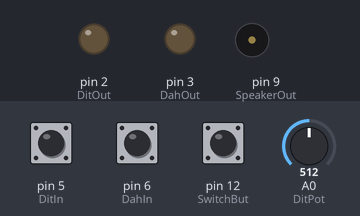
The sketch below on a simulated Arduino Leonardo, built with avr-gcc and run on an emulated ATmega32U4. On the bench: output pins drawn as LEDs (lit = HIGH), buzzer (waves = sounding). Inputs (shaded band) come from the test bench; at power-on: pin 5 (DitIn) HIGH, pin 6 (DahIn) HIGH, pin 12 (SwitchBut) HIGH, A0 (DitPot) = 512. USB keyboard and mouse output is not drawn; what the sketch prints to the serial monitor is not drawn.

Above: at 1.2 s.
1.3 s: pin 5 (DitIn) pulled LOW for 0.15 s
At 1.37 s:
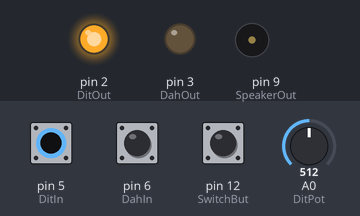
2.9 s: pin 6 (DahIn) pulled LOW for 0.15 s
At 2.97 s:
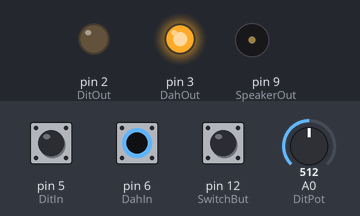
4.5 s: pin 12 (SwitchBut) pulled LOW for 0.15 s
At 5.1 s:
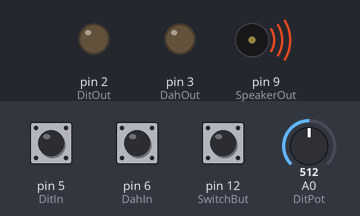
6.7 s: pin 5 (DitIn) pulled LOW for 1 s
At 6.8 s:
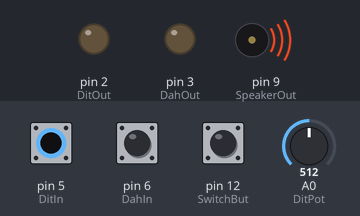
9.7 s: pin 6 (DahIn) pulled LOW for 1 s
At 11.2 s:
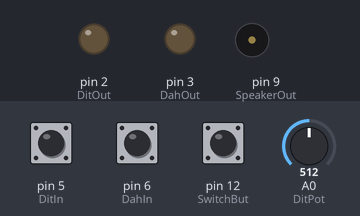
12.7 s: pin 6 (DahIn) pulled LOW for 3.2 s
At 12.97 s:
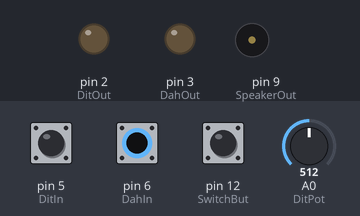
Timing chart, 0 to 17.4 s (numbered marks = the images above; inputs shaded):
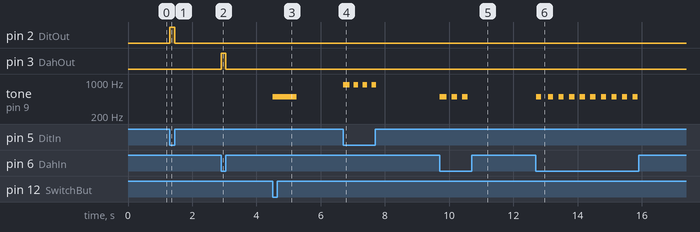

The sketch:

SwitchSwitchKeyboard3.ino
`````````````````````````````````````````````````````````````````````````````````````````cpp
#define RF false
#define DEBUG true

#include <Keyboard.h>

#if RF
  #include <SPI.h>
  #include "nRF24L01.h"
  #include "RF24.h"
#endif

//Revision History
//
//4/11/2018:  Added a new state to send alternate keystrokes.  KJF

//Switch Switch Keyboard
//Purpose:
//  The basic intent of this device is to take relay switch events (open/closed) to various destinations for 2 switches.
//  Right now, there are three destinations defined:
//    1.  Physical switches.
//        This just relays the switch stats to a device physically connected using 2n2222a open collector transistors.
//    2.  GBoard Keyboard.
//        If you plug the device into a host via USB, it is recognized as a keyboard.
//        It will send keyboard strokes when the switches are closed.  Close one switch, it sends one character.
//        Close another switch, it sends another.
//        These characters a specified in the code.
//        These keyboard strokes are "pulsed", using an interval specified in the code.
//    3.  RF.
//        Sends data into the atmosphere using a NRF24L01.
//        One switch sends one set of data.  The other switch sends the other.
//        A seperate device can "catch" this data, and do what it would like with them.
//        The intent is for the other device to mimic the switch states.
//        *******
//        Right now, only one RF destination is defined.
//        It would be easy to create additional states for additional intended destinations.


//Pin Assignments:
//------------------------------------------------------------------------------------------
//These pin assignments are specific to the Arduino Leonardo.
//The NRF24L01 RF component uses these specific pins located in the ICSP BUS of the Leonardo:
//MOSI -> MOSI
//MISO -> MISO
//SCK -> SCK
//
//VCC goes to 3.3V on Ardunio.
//Ground goes to Ground.
const int RFCS = 7;  //CE for NRF24L01
const int RFCE = 8;  //CSN for NRF24L01

const int DitIn = 5;  //This is the digital pin to connect the dit switch
const int DahIn = 6; //This is the digitial pin to connect the dah switch

const int DitOut = 2;   //When in TM mode, this sends the dit switch states to the TM.
const int DahOut = 3;   //When in TM mode, this sends the dah switch states to the TM.

const int SpeakerOut = 9;  //The speaker pin.

const int DitPot = A0;  //Analog port for Dit Potent to adjust speed.
const int DahPot = A1;  //Analog port for Dah Potent to adjust speed.

const int SwitchBut = 12; // Switch states with button.

const int SWITCH_BY_TIME = 1;
const int SWITCH_BY_SWITCH = 2;
//----------------------------------------------------------------------------------------------


//Configurations
//----------------------------------------------------------------------------------------------

//The amount of time (ms) before scrolling through the outpuut destinations.
unsigned long STATE_SWITCH_TIME = 3000;

//These are the codes that the receiver is expecting to receive for DIT's and DAH's.
//Eventually, this should be changed to a value set by the end user, such as through DIP switches.
//But for now, this will need to be changed on both the TX and the RX code.
const int DitID = 'A';
const int DahID = 'B';

//When the device is in mode STATE_GB, these define the frequency for sending the Dit and Dah keyboard characters
const int DitTime = 400;
const int DahTime = 450;

//These set what character to send when in GB mode.
const char DitChar = '.';
const char DahChar = '-';

//const char ScanCode1 = '`';
//const char ScanCode2 = '~';
const char ScanCode1 = KEY_F11;
const char ScanCode2 = KEY_F12;


const int DitTone = 880;
const int DahTone = 500;

int SwitchWith = SWITCH_BY_SWITCH;

const int MUTE = false;

const int SpeedSense = 4; //This is the factor used to adjust the sensitivity of the Potet for speed adjustments.
                          //The potent returns a value between about 0 and 1000.
                          //We subtract the value of the potent divided by the SpeedSense value.
                          //A lower number makes the sensitivity of the potent greater.


//Switches can be noisy.  When a switch is closed, it can produce many intermittened openings and closures which should be ignored.
//Debouncing the switches can eliminate this noise.
const long debounceDelay = 100;    // the debounce time; increase if the output flickers

//-------------------------------------------------------------------------------------------------


//Variable Assignments and Declarations
//-------------------------------------------------------------------------------------------------
int msg[1];  //Stores the message to be set via RF

long lastDebounceTime = 0;  // the last time the output pin was toggled

//The available states that are achieved by holding down a switch.
//TODO:  These should be put into an array.
const int STATE_PSY = 1;
const int STATE_GB = 2;
const int STATE_SCAN = 3;
const int STATE_RF1 = 4;

//Tracks what state is it in
int State = STATE_PSY;

int CurrentDitTime = DitTime;
int CurrentDahTime = DahTime;

int LastSwitchBut = 1;
int ThisSwitchBut = 1;


//These variables keep track of how long a switch was held.
unsigned long DitDownStart = 0;
unsigned long DahDownStart = 0;

char buf[4];

//When we are in a keyboard mode, we want to send the first character as soon as a switch is hit.  But only once.
//This keeps track of that for us.
int DitPlayFirst = true;
int DahPlayFirst = true;

#if RF
  RF24 radio(RFCS,RFCE);  //Declare the radio channel
  const uint64_t pipe = 0xE8E8F0F0E1LL;  //Define a pipe to send the radio communicato through
#endif

//---------------------------------------------------------------------------------------------------

void setup()
{

#if RF
  radio.begin();
  radio.openWritingPipe(pipe);
#endif

  //Set up our pins
  pinMode(DitIn, INPUT_PULLUP);
  pinMode(DahIn, INPUT_PULLUP);
  pinMode(DitOut,OUTPUT);
  pinMode(DahOut,OUTPUT);
  pinMode(SpeakerOut, OUTPUT);

  pinMode(SwitchBut, INPUT_PULLUP);

#if Debug
  //Set for debugging.
  Serial.begin(9600);
#endif

  //Begin the keyboard handler
  Keyboard.begin();
}


void loop()
{


  ThisSwitchBut = digitalRead(SwitchBut);

  if((ThisSwitchBut == LOW) && (LastSwitchBut != ThisSwitchBut) && SwitchWith == SWITCH_BY_SWITCH)
  {
#if DEBUG
    dbgln("Switch button hit");
#endif
    IncrementState();
    //LastSwitchBut = ThisSwitchBut;
    delay(500);
  }

  LastSwitchBut = ThisSwitchBut;


  //If the Dit swtich is closed

  if (digitalRead(DitIn) == LOW)
    {


    //If it is in PYSICAL state
    //`````````````````````````````````````````````````
    if (State == STATE_PSY)
    {
#if DEBUG
      dbgln("Dit was Hit");
      dbgln("We are in the physical state, so send HIGH to the DitOut Pin");
#endif
      //Close the physical Switch
      digitalWrite(DitOut,HIGH);
    }
    //``````````````````````````````````````````````````


#if RF
    //If it is in RF1 State
    //```````````````````````````````````````````````````
    if (State == STATE_RF1)
    {

#if DEBUG
      dbgln("Dit was Hit");
      dbg("We are in the RF State, so send ");
      dbg(DitID);
      dbg(" to the pipe");
#endif
      //Send the RF data
      msg[0] = DitID;
      radio.write(msg,1);

    }
    //```````````````````````````````````````````````````
#endif


    //If it in GB state, AND the debounce interval has not elapsed.
    //``````````````````````````````````````````````````````````````````````````````````````

    if (State == STATE_GB || State == STATE_SCAN)
    {
#if DEBUG
      dbgln("Dit was Hit");
      dbgln("We are in STATE_GB or STATE_SCAN");
      dbg("Debounce Delay set to: ");
      String(debounceDelay).toCharArray(buf,4);
      dbg(buf);
      dbg(" Now: ");
      String(millis() - lastDebounceTime).toCharArray(buf,4);
      dbgln(buf);
#endif

      if(millis() - lastDebounceTime > debounceDelay)
      {
#if DEBUG
        dbgln("We are within are Debounce tollerance.");
#endif

        if (DitPlayFirst){
#if DEBUG
          dbgln("Playing First Dit Char");
#endif

          DitPlayFirst = false;
          if (State == STATE_GB){
            Keyboard.write(DitChar);
          }
          else if (State == STATE_SCAN){
            Keyboard.write(ScanCode1);
          }
          playsnd(DitTone,CurrentDitTime / 2);


          delay(debounceDelay/2);
          lastDebounceTime = millis();

        }


        while ((digitalRead(DitIn) == LOW)
        //within the tolarances of the Debounce
        && (millis() - lastDebounceTime) > debounceDelay
        //And we have not exceeded the switch hold down period.
        && (millis() - DitDownStart < STATE_SWITCH_TIME))
        {
#if DEBUG
          dbg("Our potent is set to ");

          dbg(".  This will set our speed to: ");
#endif
          CurrentDitTime = DitTime - analogRead(DitPot) / SpeedSense;

#if DEBUG

          String(1000/CurrentDitTime).toCharArray(buf,4);
          dbgln(buf);
          dbg("Output our DitChar, which is: ");
          dbgln(&DitChar);
#endif
          if (millis() - lastDebounceTime > CurrentDitTime)
          {

            if (State == STATE_GB){
            Keyboard.write(DitChar);
            }
            else if (State == STATE_SCAN)
            {
              Keyboard.write(ScanCode1);
              }

            playsnd(DitTone, CurrentDitTime /2);

            //KJF:  Sigh... If only it were this easy.  Doing a delay is easy.  But, it screws up the timing.
            //Someone is going to want to hit the other switch quickly after this is hit, and they'll have to sit there.
            //And wait for this interval to pass.
            //delay(CurrentDitTime);

            lastDebounceTime = millis();
          }

        }
        lastDebounceTime = millis();
      }
    }


    //````````````````````````````````````````````````````````````````````````````````````````


    //The first time we come through this with the switch closed
    if (DitDownStart == 0)
    {
      //Set DitDownStart (keeps track of how long switch was closed)
      DitDownStart = millis();
      //And the debounce timer
      lastDebounceTime = millis();
    }


    //If the switch was held longer than the STATE_SWITCH_TIME
    //KJF 4/30/2018...  Added a condition that allows a different way of switching.
    //  We are only doing this if the user is switching by holding down the switch.
    if ((millis() - DitDownStart >= STATE_SWITCH_TIME) && SwitchWith == SWITCH_BY_TIME)
      {
        IncrementState();
        DitDownStart = 0;
      }
     }    //if (digitalRead(DitIn) == LOW)

   else
   // I.E.:  The Dit switfch is NOT held down.
   // So, we are going to clear out some sfuff
   {

    DitDownStart = 0;
    if (State == STATE_PSY)
      {
        digitalWrite(DitOut,LOW);
        DitDownStart = 0;
      }

    if (State == STATE_RF1)
      {
        DitDownStart = 0;
      }

    if (State == STATE_GB || State == STATE_SCAN)
      {
        Keyboard.release(DitChar);
        // digitalWrite(DitOut,LOW);
        DitDownStart = 0;
        DitPlayFirst = true;

      }


     }


  //If the Dah switch is closed
  if (digitalRead(DahIn) == LOW)

  {
    //If it is in PHYSICAL state
   //```````````````````````````````````````````````````
    if (State == STATE_PSY)
    {
      dbgln("Dah was Hit");
      dbgln("We are in the physical state, so send HIGH to the DitOut Pin");
      //Close the physical switch
      digitalWrite(DahOut,HIGH);
    }
    //```````````````````````````````````````````````````


#if RF
    //If it is in RF1 State
    //```````````````````````````````````````````````````
    if (State == STATE_RF1)
    {
      dbgln("Dah was Hit");
      dbg("We are in the RF State, so send ");
      dbg(DahID);
      dbg(" to the pipe");
      //Send the RF data
      msg[0] = DahID;
      radio.write(msg,1);
    }
    //```````````````````````````````````````````````````
#endif


    //If it in GB state, AND the debounce interval has not elapsed.
    //``````````````````````````````````````````````````````````````````````````````````````
    if (State == STATE_GB  || State == STATE_SCAN)
    {
#if DEBUG
      dbgln("Dah was Hit");
      dbgln("We are in STATE_GB or STATE_SCAN");
      dbg("Debounce Delay set to: ");
      String(debounceDelay).toCharArray(buf,4);
      dbg(buf);
      dbg(" Now: ");
      String(millis() - lastDebounceTime).toCharArray(buf,4);
      dbgln(buf);
#endif


      if(millis() - lastDebounceTime > debounceDelay)
      {
#if DEBUG
        dbgln("We are within are Debounce tollerance.");
#endif
        if (DahPlayFirst){

#if DEBUG
          dbgln("Playing First Dah Char");
#endif
          DahPlayFirst = false;

          if (State == STATE_GB){
          Keyboard.write(DahChar);
          }
          else if (State == STATE_SCAN)
          {
            Keyboard.write(ScanCode2);
          }

          playsnd(DahTone, CurrentDahTime /2);

          lastDebounceTime = millis();
          delay(debounceDelay/2);

        }


      //We are going to keep on outputting characters as long as the switch is closed.
      while ((digitalRead(DahIn) == LOW)
        //within the tolarances of the Debounce
        && (millis() - lastDebounceTime) > debounceDelay
        //And we have not exceeded the switch hold down period.
        && (millis() - DahDownStart < STATE_SWITCH_TIME))
        {
#if DEBUG
          dbg("Our potent is set to ");
          String(analogRead(DitPot)).toCharArray(buf,4);
          dbg(buf);
          dbg(".  This will set our speed to: ");
#endif
          CurrentDahTime = DahTime - analogRead(DitPot) / SpeedSense;
#if DEBUG
          dbg("Current Dah Time: ");
          String(CurrentDahTime).toCharArray(buf,4);
          dbgln(buf);
          dbg("millis - lastdebouncetime: " );
          String(millis() - lastDebounceTime).toCharArray(buf,4);
          dbgln(buf);
          dbg("Output our DahChar, which is: ");
          dbgln(&DahChar);
#endif
          if (millis() - lastDebounceTime > CurrentDahTime)
          {

          if (State == STATE_GB){
            Keyboard.write(DahChar);
          }
          else if (State == STATE_SCAN){
            Keyboard.write(ScanCode2);
          }

          playsnd(DahTone, CurrentDahTime /2);


          //KJF:  Sigh... If only it were this easy.  Doing a delay is easy.  But, it screws up the timing.
          //Someone is going to want to hit the other switch quickly after this is hit, and they'll have to sit there.
          //And wait for this interval to pass.
          //delay(CurrentDahTime);
          lastDebounceTime = millis();
          }
        }

      //Keep track of the debounce
      lastDebounceTime = millis();
    }
    //````````````````````````````````````````````````````````````````````````````````````````
    }


    //The first time we come through this with the switch closed
    if (DahDownStart == 0)
    {
      //Set DitDownStart (keeps track of how long switch was closed)
      DahDownStart = millis();
      //And the debounce timer
      lastDebounceTime = millis();
    }

    //If the switch was held longer than the STATE_SWITCH_TIME
    //KJF 4/30/2018...  Added a condition that allows a different way of switching.
    //  We are only doing this if the user is switching by holding down the switch.
    if ((millis() - DitDownStart >= STATE_SWITCH_TIME) && SwitchWith == SWITCH_BY_TIME)
      {
        IncrementState();
        DahDownStart = 0;
       }
  }

   // I.E.:  The Dah switfch is NOT held down.
   // So, we are going to clear out some sfuff
  else
   {
    DahDownStart = 0;
    if (State == STATE_PSY)
    {
      digitalWrite(DahOut,LOW);
      DahDownStart = 0;
    }

    if (State == STATE_RF1)
    {
      DahDownStart = 0;
    }

    if (State == STATE_GB || State == STATE_SCAN)
    {
      Keyboard.release(DahChar);
      //digitalWrite(DahOut,LOW);
      DahDownStart = 0;
      DahPlayFirst = true;
    }

   }

  }


void dbg(const char *msg){

#if DEBUG
  Serial.print(msg);
#endif
}

void dbgln(const char *msg){

#if DEBUG
  Serial.println(msg);
#endif
}

void playsnd(int freq,int dur)
//This function just plays the tone.
//I am adding some functionality of the optionally compiled debug data.
//And the optional mut flag.  Plus, I don't have to call the speaker pin each time.
{
  if (!MUTE){
#if DEBUG
  dbg("Play a tone.  Frequency: ");
  String(freq).toCharArray(buf,4);
  dbg(buf);
  dbg(" MS:");
  String(dur).toCharArray(buf,4);
  dbgln(buf);
#endif
  tone(SpeakerOut, freq, dur);
  }
  else{
#if DEBUG
    dbgln("Sound is muted.  I will do nothing");
#endif
  }
}


void IncrementState() {
  char strState[4];
  dbgln("Entered IncrementSate Function");
    //Increment our State
  dbg("State was ");
  String(State).toCharArray(strState,4);
  dbgln(strState);
  State++;
  dbg("Now it is: ");
  String(State).toCharArray(strState,4);
  dbgln(strState);


  //We are switching states.
  //Let's not keep any keys held down.

  dbgln("Releasing Keyboard, and our transistors");
  Keyboard.releaseAll();
  digitalWrite(DitOut,LOW);
  digitalWrite(DahOut,LOW);

  playsnd(1000/State, 750);

  //And, we only have 3 states right now, so cycle back to the First one if we hit a 3rd.
  if (State == 4)
  {
    State = 1;
  }

}
`````````````````````````````````````````````````````````````````````````````````````````

Measured:
- after the input at 1.3 s, pin 2 (DitOut): LOW → HIGH at once, → LOW 0.15 s later
- after the input at 2.9 s, pin 3 (DahOut): LOW → HIGH at once, → LOW 0.15 s later
- after the input at 4.5 s, tone on pin 9 (SpeakerOut): silent → 500 Hz at once, → silent 0.75 s later
- after the input at 6.7 s, tone on pin 9 (SpeakerOut): alternates 880 Hz for 0.14 s and silent for 0.14 s, 8 changes in all, then stays silent, starting at once
- after the input at 9.7 s, tone on pin 9 (SpeakerOut): alternates 500 Hz for 0.16 s and silent for 0.16 s, 6 changes in all, then stays silent, starting at once
- after the input at 12.7 s, tone on pin 9 (SpeakerOut): alternates 500 Hz for 0.16 s and silent for 0.17 s, 20 changes in all, then stays silent, starting at once
